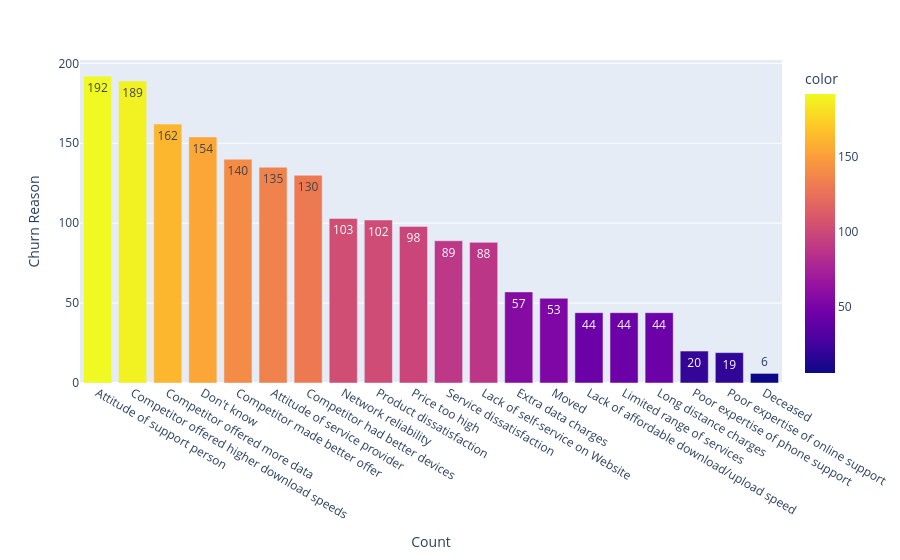

The code cell stored with this chart in its notebook:
### Markdown cell above
From above pie chart we get to know that 26.5% customers have stopped using our services.

### Code cell
values= df['Churn Reason'].value_counts(ascending=False).values
keys= df['Churn Reason'].value_counts(ascending=False).keys()

fig = px.bar(x=keys, y=values, color = values, text = values)

fig.update_layout(
    yaxis_title="Churn Reason",
    xaxis_title="Count"
)
fig.show()

### Figure 1 — Plotly figure (JSON) as saved in the notebook; plotly's stock layout.template omitted (floating-point values rounded to 4 significant figures)
{"data": [{"hovertemplate": "x=%{x}<br>y=%{y}<br>text=%{text}<br>color=%{marker.color}<extra></extra>", "legendgroup": "", "marker": {"color": [192, 189, 162, 154, 140, 135, 130, 103, 102, 98, 89, 88, 57, 53, 44, 44, 44, 20, 19, 6], "coloraxis": "coloraxis", "pattern": {"shape": ""}}, "name": "", "orientation": "v", "showlegend": false, "text": [192.0, 189.0, 162.0, 154.0, 140.0, 135.0, 130.0, 103.0, 102.0, 98.0, 89.0, 88.0, 57.0, 53.0, 44.0, 44.0, 44.0, 20.0, 19.0, 6.0], "textposition": "auto", "type": "bar", "x": ["Attitude of support person", "Competitor offered higher download speeds", "Competitor offered more data", "Don't know", "Competitor made better offer", "Attitude of service provider", "Competitor had better devices", "Network reliability", "Product dissatisfaction", "Price too high", "Service dissatisfaction", "Lack of self-service on Website", "Extra data charges", "Moved", "Lack of affordable download/upload speed", "Limited range of services", "Long distance charges", "Poor expertise of phone support", "Poor expertise of online support", "Deceased"], "xaxis": "x", "y": [192, 189, 162, 154, 140, 135, 130, 103, 102, 98, 89, 88, 57, 53, 44, 44, 44, 20, 19, 6], "yaxis": "y"}], "layout": {"barmode": "relative", "coloraxis": {"colorbar": {"title": {"text": "color"}}, "colorscale": [[0, "#0d0887"], [0.1111, "#46039f"], [0.2222, "#7201a8"], [0.3333, "#9c179e"], [0.4444, "#bd3786"], [0.5556, "#d8576b"], [0.6667, "#ed7953"], [0.7778, "#fb9f3a"], [0.8889, "#fdca26"], [1, "#f0f921"]]}, "legend": {"tracegroupgap": 0}, "margin": {"t": 60}, "xaxis": {"anchor": "y", "domain": [0, 1], "title": {"text": "Count"}}, "yaxis": {"anchor": "x", "domain": [0, 1], "title": {"text": "Churn Reason"}}}}
